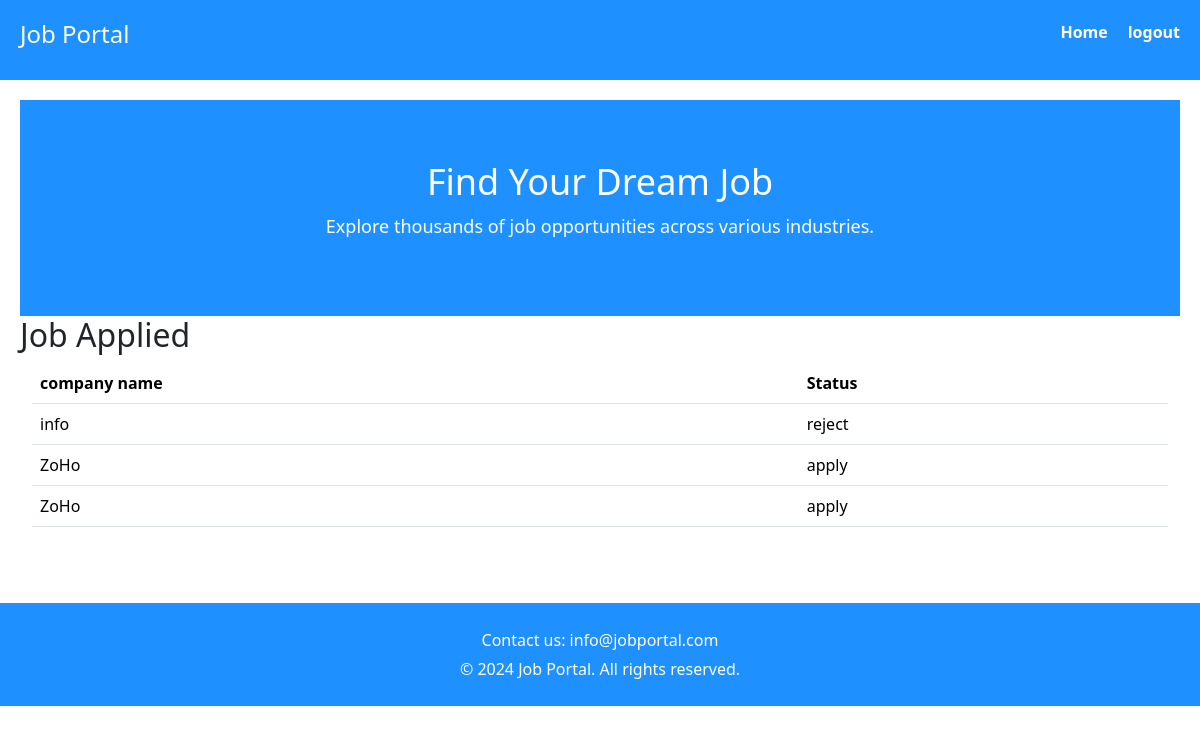
/user_applied?email=vedant@gmail.com, run on the app's committed database.
### mainapp/models.py (models this page shows, shortened)
class application(models.Model):
    company = models.CharField(max_length=20)
    name=models.CharField(max_length=50)
    email = models.CharField(max_length=50)
    phone=models.IntegerField()
    qualification=models.CharField(max_length=100)
    photo=models.FileField(upload_to="image",blank=True)
    apply = models.CharField(max_length=100,default='apply')

### mainapp/views.py (the view)
# urls.py: path('user_applied',views.user_applied),
def user_applied(request):
    i = request.GET['email']
    data = application.objects.all().filter(email=i)
    return render(request, 'user_applied.html', {'data': data})

### template/user_applied.html (shortened to what this page needs)
{%load static%}
<!DOCTYPE html>
<html lang="en">
<head>
    <link rel="stylesheet" href="{%static 'css/styles.css'%}">
    <link href="https://cdn.jsdelivr.net/npm/bootstrap@5.3.3/dist/css/bootstrap.min.css" rel="stylesheet">
</head>
<body>
    <header>
        <div class="logo">
            <h1>Job Portal</h1>
        </div>
        <nav>
            <ul>
                <li><a href="/home">Home</a></li>
                <li><a href="/out">logout</a></li>
            </ul>
        </nav>
    </header>
    <main>
        <section id="home" class="hero">
            <h2>Find Your Dream Job</h2>
            <p>Explore thousands of job opportunities across various industries.</p>
        </section>
        <h2>Job Applied</h2>
<div class="container-fluid">
    <div class="row">
        <div class="col-sm-12">
    <table class="table">
            <tr>
                <th>company name</th>
                <th>Status</th>
            </tr>
            {% for i in data %}
            <tr>
                <td>{{i.company}}</td>
                <td>{{i.apply}}</td>
            </tr>
            {%endfor%}
        </table>
        </div>
        </div>
</div>
    </main>
    <footer id="contact">
        <p>Contact us: info@jobportal.com</p>
        <p>&copy; 2024 Job Portal. All rights reserved.</p>
    </footer>
</body>
</html>

### static/css/styles.css (style rules this page uses)
* { margin: 0; padding: 0; box-sizing: border-box; }
body { font-family: Arial, sans-serif; line-height: 1.6; background-color: #f4f4f4; color: #333; }
header { display: flex; justify-content: space-between; padding: 20px; background-color:#1e90ff; color: #fff; }
header .logo h1 { font-size: 24px; }
nav ul { list-style: none; display: flex; gap: 20px; }
nav a { color: #fff; text-decoration: none; font-weight: bold; }
main { padding: 20px; }
.hero { background-color: #1e90ff; color: #fff; padding: 60px 20px; text-align: center; }
.hero h2 { font-size: 36px; }
.hero p { font-size: 18px; margin-top: 10px; }
footer { background-color: #1e90ff; color: #fff; padding: 20px; text-align: center; margin-top: 40px; }
footer p { margin: 5px 0; }

### data on the page
application: company "info", apply "reject"
application: company "ZoHo", apply "apply"
application: company "ZoHo", apply "apply"
